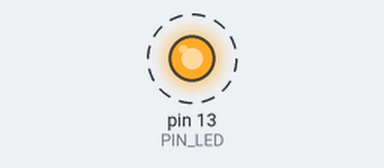
The sketch below on a simulated Arduino Uno, built with avr-gcc and run on an emulated ATmega328P. On the bench: output pins drawn as LEDs (lit = HIGH). Dashed ring = blinking. What the sketch prints to the serial monitor is not drawn.

Above: at 0.5 s.
Timing chart, 0 to 4.6 s (numbered marks = the images above):
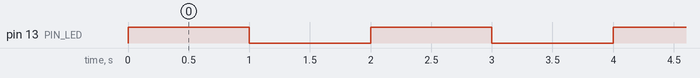

Measured:
- by itself, pin 13 (PIN_LED): alternates HIGH for 1.0 s and LOW for 1.0 s

The sketch:

04_example_3.ino
```cpp
#define PIN_LED 13
unsigned int count = 0;
int toggle = 0; // 변수 선언 시 초기화

void setup() {
  pinMode(PIN_LED, OUTPUT);
  Serial.begin(115200);
  while (!Serial) {
    ; // 시리얼 포트가 연결될 때까지 대기
  }
  Serial.println("Hello World!");
  count = toggle = 0;
  digitalWrite(PIN_LED, toggle);
}

void loop() {
  Serial.println(++count);

  // if문을 사용하여 toggle 변수의 값을 0이면 1로, 1이면 0으로 변경
  if (toggle == 0) {
    toggle = 1;
  } else {
    toggle = 0;
  }

  digitalWrite(PIN_LED, toggle);
  delay(1000);
}
```
